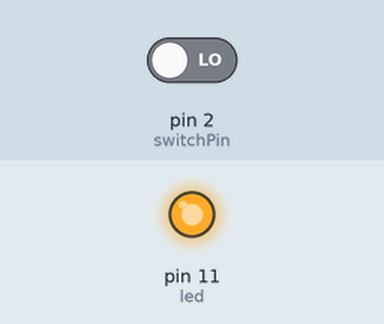
The sketch below on a simulated Arduino Uno, built with avr-gcc and run on an emulated ATmega328P. Shown: output pins drawn as LEDs (lit = HIGH). The test bench sets the inputs (shaded band); at power-on: pin 2 (switchPin) LOW. What the sketch prints to the serial monitor is not drawn.

Above: at 12.8 s.
12.9 s: pin 2 (switchPin) driven HIGH
At 15.7 s:
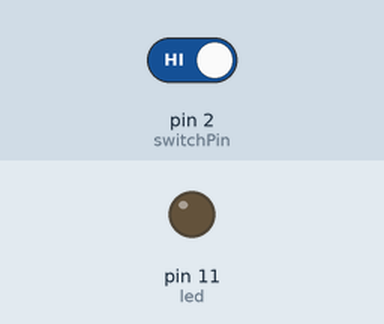
Timing chart, 0 to 30.8 s (numbered marks = the images above; inputs shaded):
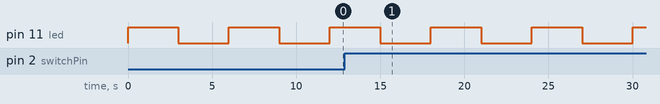

Measured:
- by itself, pin 11 (led): alternates HIGH for 3.0 s and LOW for 3.0 s

The sketch:

pressing-counter.ino
```cpp
#define switchPin 2
#define led 11

int switchRead = 0;

int counter = 0;

boolean pressing = false;

void setup() {
  // put your setup code here, to run once:
  Serial.begin(9600);
  pinMode(switchPin, INPUT);
  pinMode(led, OUTPUT);
}

void loop() {
  // put your main code here, to run repeatedly:
  digitalWrite(led, HIGH);
  switchRead = digitalRead(switchPin);
  //Serial.println(switchRead);

  if(switchRead == 1){
    counter = counter + 1;
    pressing = true;
    Serial.println("User is pressing the button");
    }


    if(switchRead == 0 && pressing == true){
      counter = counter +1;
      pressing = false;
      }

   Serial.println(counter);

   if(counter ==1){
    digitalWrite(led, HIGH);
    }else if (counter = 2){
      digitalWrite(led, HIGH);
      delay(3000);
      digitalWrite(led, LOW);
      delay(3000);
      }else{
        digitalWrite(led, LOW);
        counter = 0;
        }


}
```
